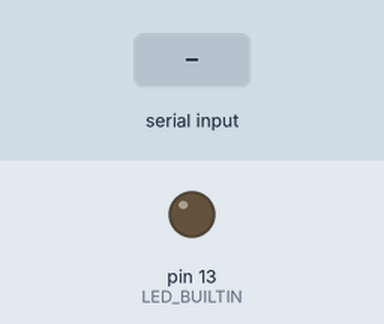
The sketch below on a simulated Arduino Uno, built with avr-gcc and run on an emulated ATmega328P. On the bench: output pins drawn as LEDs (lit = HIGH). The test bench sets the inputs (shaded band).

Above: at 1.2 s.
1.3 s: "ON\n" received over Serial
At 2.5 s:
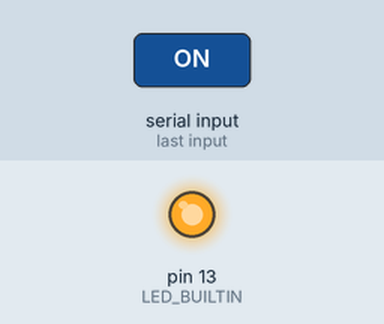
2.8 s: "OFF\n" received over Serial
At 3.6 s:
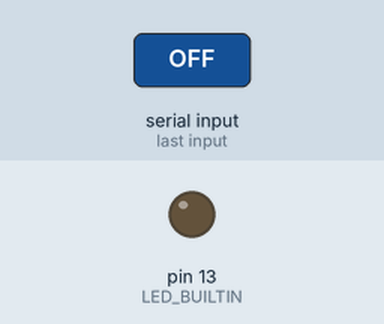
Timing chart, 0 to 5.8 s (numbered marks = the images above; inputs shaded):
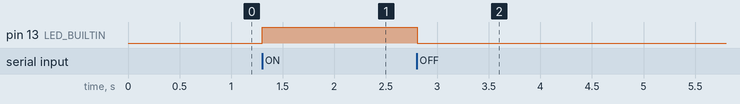

The sketch:

LedOnOff.ino
```cpp
String inputString = "";         // a String to hold incoming data
volatile bool stringComplete = false;  // whether the string is complete

void setup() {
  Serial.begin(9600);
  inputString.reserve(200);
  pinMode(LED_BUILTIN, OUTPUT);
}

void loop() {
  if (stringComplete) {
    // Do stuff with the message
    if (inputString.equalsIgnoreCase("ON")) {
      digitalWrite(LED_BUILTIN, HIGH);
    } else if (inputString.equalsIgnoreCase("OFF")) {
      digitalWrite(LED_BUILTIN, LOW);
    }

    //Prepare for the next message
    inputString = "";
    stringComplete = false;
  }
}

void serialEvent() {
  while (Serial.available()) {
    char inChar = (char)Serial.read();
    if (inChar == '\n') {
      stringComplete = true;
    } else {
      inputString += inChar;
    }
  }
}
```

Measured:
- after the input at 1.3 s, pin 13 (LED_BUILTIN): LOW → HIGH at once
- after the input at 2.8 s, pin 13 (LED_BUILTIN): HIGH → LOW at once
